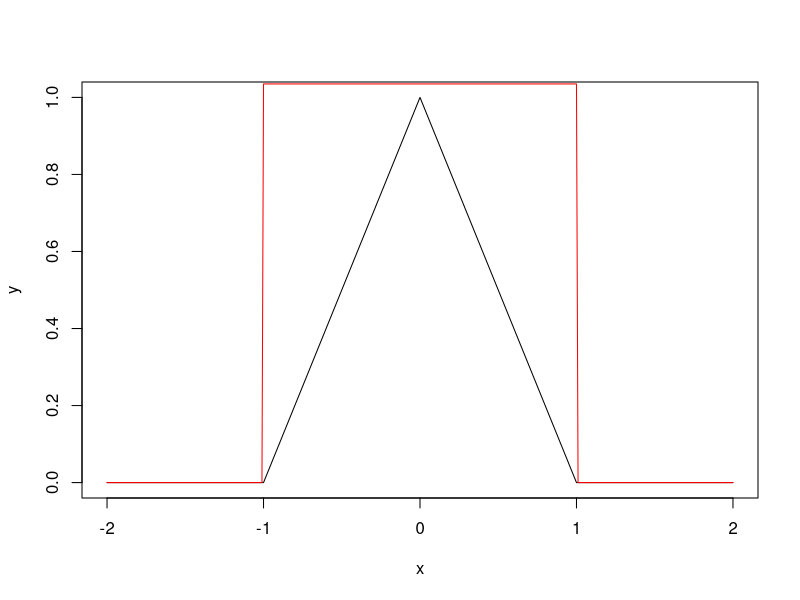
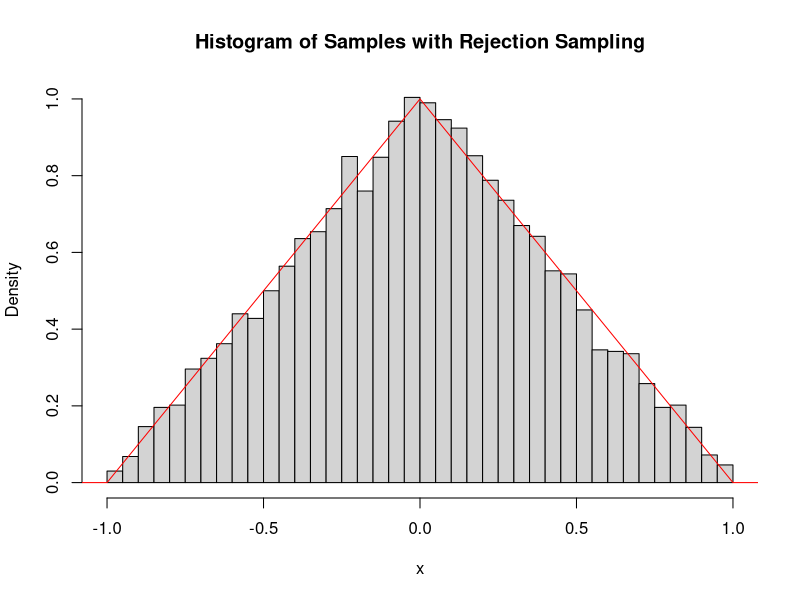
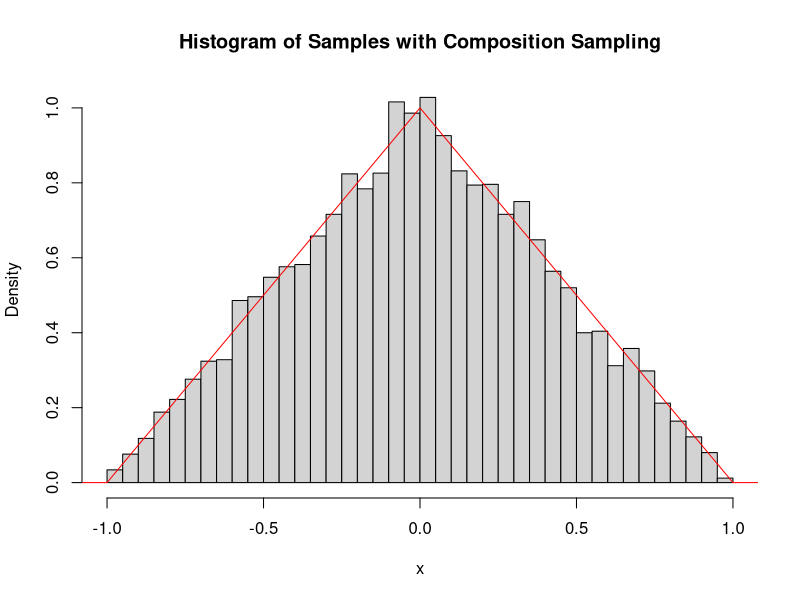
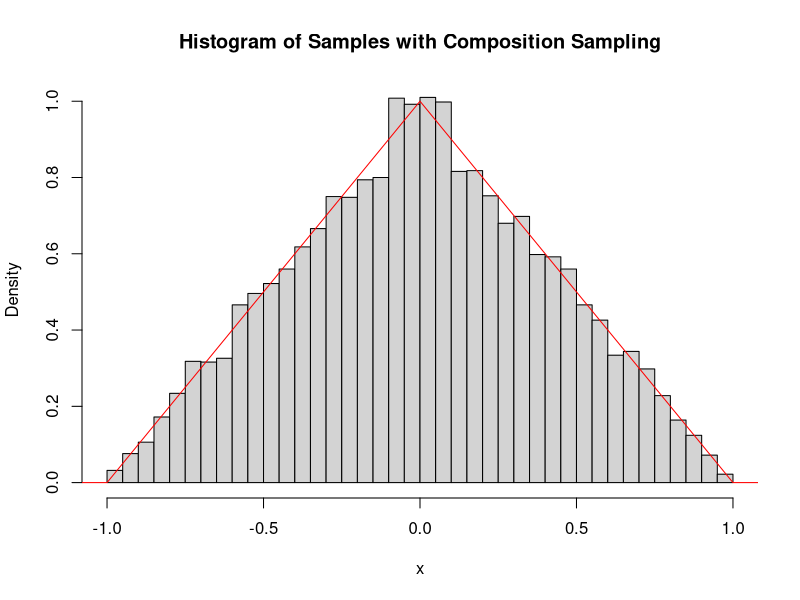
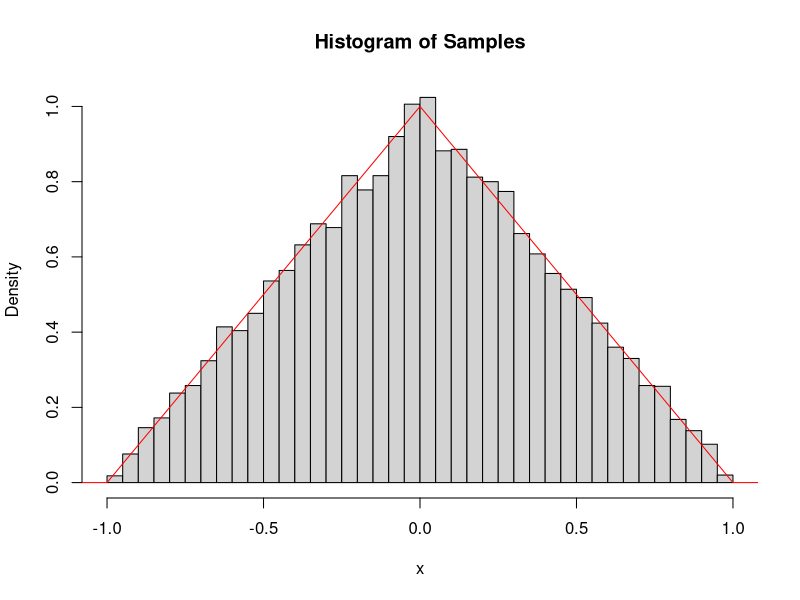

Write R code to recreate these figures, in order.

f <- function(x) {
  if (x < -1 | x > 1){
    return(0)
  }
  else if (-1 <= x & x <= 0) {
    return(x+1)
  }
  else {
    return (1-x)
  }
}



# plot function
x <- seq(-2,2,0.01)
y <- sapply(x, f)
plot(x,y, type="l")

# a. rejection sampling

g <- function(x) {
  if (x < -1 || x > 1){
    return(0)
  }
  else{
    return(1.15)
  }
}

e <- function(x) {
  alpha <- 0.9
  return (alpha*g(x))
}

y_env <-  sapply(x, e)
lines(x, y_env, col="red")

rejection_sampling <- function(n) {
  samples <- numeric(n)
  c <- 1
  while(c < n) {
    sample_Y <- runif(1, -1 ,1)
    sample_U <- runif(1, 0, 1)
    
    if(sample_U <= f(sample_Y)){
      samples[c] <- sample_Y
      c <- c + 1 
    }
  }
  return(samples)
}

tmp_rej <- function(n){
  samples <- numeric(n)
  sample_Y <- runif(n,-1,1)
  sample_U <- runif(n,0,1)
  
  
}

set.seed(42)  
samples <- rejection_sampling(10000)
hist(samples, breaks=50,probability = TRUE, main = "Histogram of Samples with Rejection Sampling", xlab = "x")
lines(x, y, col="red")

# b. composition sampling

composition_sampling <- function(n) {
  samples <- numeric(n)
  c <- 1
  
  while (c < n){
    u <- runif(1)
    y <- 1 - sqrt(1 - u)
    
    # with prob 0.5 take Y or -Y for this sample
    if (runif(1) < 0.5) {
      samples[c] <- y
    } else {
      samples[c] <- -y
    }
    c <- c + 1
  }
  return(samples)
}

tmp <- function(n) {
  samples <- numeric(n)
  c <- 1
  
  u <- runif(n)
  criterion <- runif(n)
  
  samples <- ifelse(criterion < 0.5, 1-sqrt(1-u), -(1-sqrt(1-u)))
  return(samples)
}

set.seed(42)  
samples <- composition_sampling(10000)
hist(samples, breaks=50,probability = TRUE, main = "Histogram of Samples with Composition Sampling", xlab = "x")
lines(x, y, col="red")


set.seed(42)  
samples <- tmp(10000)
hist(samples, breaks=50,probability = TRUE, main = "Histogram of Samples with Composition Sampling", xlab = "x")
lines(x, y, col="red")

# c. two uniformly distributions
substract_sampling <- function(n){
  u1 <- runif(n)
  u2 <- runif(n)
  
  samples <- u1 - u2
  
  return(samples)
}

set.seed(42)  
samples <- substract_sampling(10000)
hist(samples, breaks=50,probability = TRUE, main = "Histogram of Samples", xlab = "x")
lines(x, y, col="red")

# d. comparison of methods